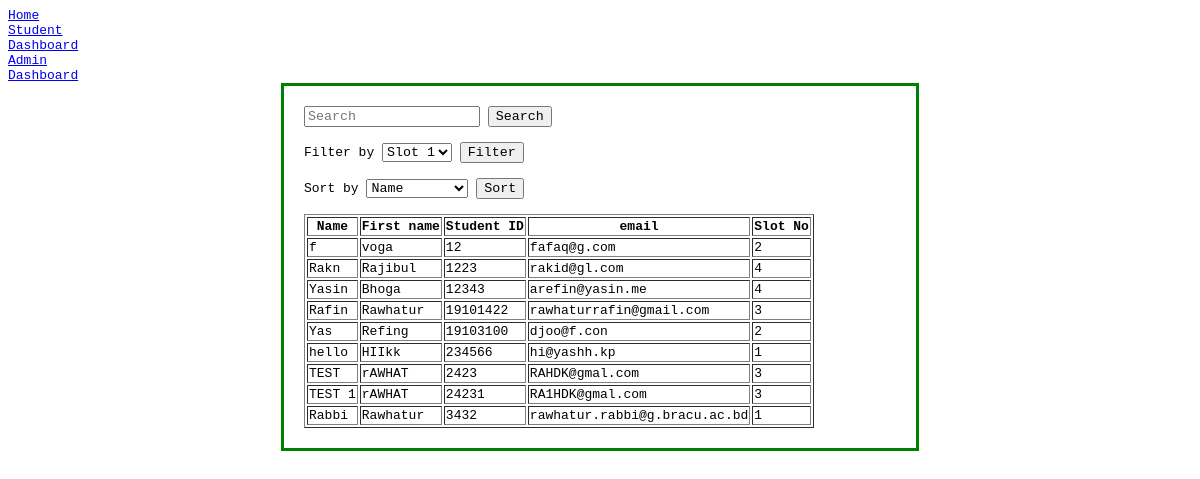
The page /admin_dashboard.php on the database its author committed.
### tables this page shows
CREATE TABLE `enrollment` (
  `name` varchar(100) NOT NULL,
  `first_name` varchar(100) NOT NULL,
  `sid` varchar(100) NOT NULL,
  `email` varchar(100) NOT NULL,
  `slot` varchar(100) NOT NULL
);

### admin_dashboard.php (the view, shortened to what this page needs)
<!DOCTYPE html>
<html lang="en">
<head>
    <link rel="stylesheet" href="style.css">
</head>
<body>
<ul>
    <li><a href="login.php">Home</a></li>
    <li><a href="student_dashboard.php">Student Dashboard</a></li>
    <li><a href="admin_dashboard.php">Admin Dashboard</a></li>
    </ul>
    <div class="center">
        <form action="" method="post">
            <input type="text" name="search" placeholder="Search">
            <input type="submit" value="Search">
            <br>
            <br>
        </form>
        <form action="" method="post">
        <label for="">Filter by</label>
            <select name="slot_filter" id="">
                <option value="1">Slot 1</option>
            </select>
            <input type="submit" value="Filter">
            <br> <br>
        </form>
        <form action="" method="post">
        <label for="">Sort by</label>
            <select name="sort_option" id="">
                <option value="name">Name</option>
            </select>
            <input type="submit" value="Sort">
            <br> <br>
        </form>
        <?php
            include 'sql_conn.php';
            if($_SERVER["REQUEST_METHOD"] == "POST"){
                if($_POST["method"] == "search"){
                    $str = $_POST["search"];
                    $sql = "SELECT * FROM `enrollment` WHERE `name` ='".$str."' OR `sid` ='".$str."' OR `first_name` ='".$str."'";
                }
                else if ($_POST["method"] == "filter"){
                    $selectOption = $_POST['slot_filter'];
                    $sql = "SELECT * FROM `enrollment` WHERE `slot` ='".$selectOption."'";
                }
                else if ($_POST["method"] == "sort"){
                    $selectOption = $_POST['sort_option'];
                    $sql = "SELECT * FROM `enrollment` ORDER BY " .$selectOption;
                }
            }
            else{
                $sql = "SELECT * FROM enrollment";
            }
            $result = $conn->query($sql);
            if ($result->num_rows > 0) {
            echo "<table border='1'>
                <tr>
                <th>Name</th>
                <th>First name</th>
                <th>Student ID</th>
                <th>email</th>
                <th>Slot No</th>
                </tr>";
            while($row = $result->fetch_assoc()) {
                    echo "<tr>";
                    echo "<td>" . $row['name'] . "</td>";
                    echo "<td>" . $row['first_name'] . "</td>";
                    echo "<td>" . $row['sid'] . "</td>";
                    echo "<td>" . $row['email'] . "</td>";
                    echo "<td>" . $row['slot'] . "</td>";
                    echo "</tr>";
            }
            echo "</table>";
            } else {
            echo "0 results";
            }
        ?>
    </div>
</body>
</html>

### style.css (style rules this page uses)
* { font-family: monospace; }
.center { margin: auto; width: 50%; border: 3px solid green; padding: 20px; }
ul { list-style-type: none; margin: 0; padding: 0; }
li a { display: block; width: 60px; }

### rows shown on the page
enrollment: name "f", first_name "voga", sid "12", email "fafaq@g.com", slot "2"
enrollment: name "Rakn", first_name "Rajibul", sid "1223", email "rakid@gl.com", slot "4"
enrollment: name "Yasin", first_name "Bhoga", sid "12343", email "arefin@yasin.me", slot "4"
enrollment: name "Rafin", first_name "Rawhatur", sid "19101422", email "rawhaturrafin@gmail.com", slot "3"
enrollment: name "Yas", first_name "Refing", sid "19103100", email "djoo@f.con", slot "2"
enrollment: name "hello", first_name "HIIkk", sid "234566", email "hi@yashh.kp", slot "1"
enrollment: name "TEST", first_name "rAWHAT", sid "2423", email "RAHDK@gmal.com", slot "3"
enrollment: name "TEST 1", first_name "rAWHAT", sid "24231", email "RA1HDK@gmal.com", slot "3"
enrollment: name "Rabbi", first_name "Rawhatur", sid "3432", email "rawhatur.rabbi@g.bracu.ac.bd", slot "1"
